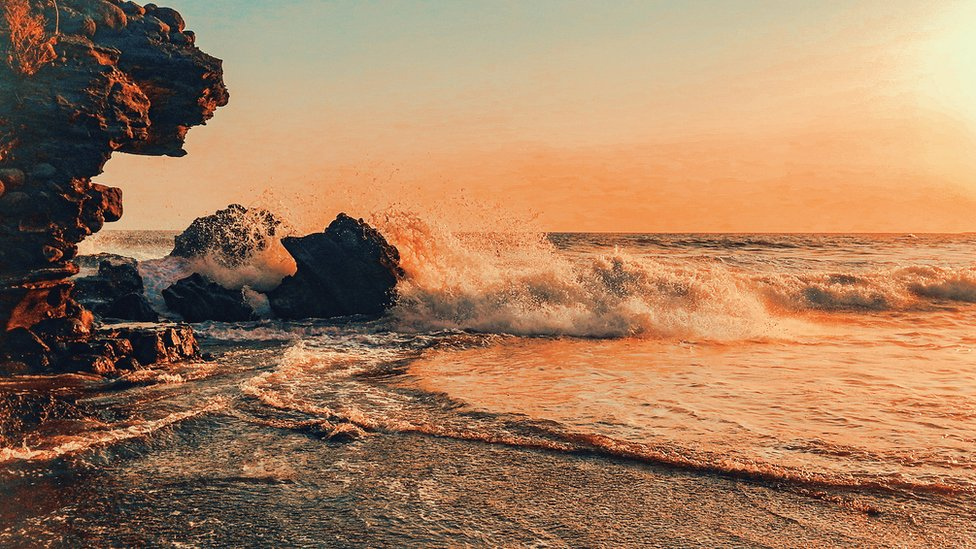
#> input picture IMG/img1.jpg, 976 x 549 px
$ jupyter execute Punto2.ipynb
#> lines starting #> are read from the running program, lines starting #| are printed output that depends on the picture
#> the answer given: IMG
#> the answer given: 1
[cell 1]
import os
import cv2
import numpy as np
import matplotlib.pyplot as plt
from abc import ABC, abstractmethod

[cell 2]
class ImageProcessor(ABC):

    @abstractmethod
    def load_image(self, path):
        pass

    @abstractmethod
    def apply_filter(self):
        pass

    @abstractmethod
    def show_image(self):
        pass

[cell 3]
class GrayScaleFilter(ImageProcessor):

    def __init__(self):
        self.original = None
        self.filtered = None

    def load_image(self, path):
#> called with path = 'IMG/img1.jpg'
        self.original = cv2.imread(path)
#> self.original is the input picture: shape (549, 976, 3); mean B, G, R 93.8, 125.8, 164.6

    def apply_filter(self):
        self.filtered = cv2.cvtColor(self.original, cv2.COLOR_BGR2GRAY)
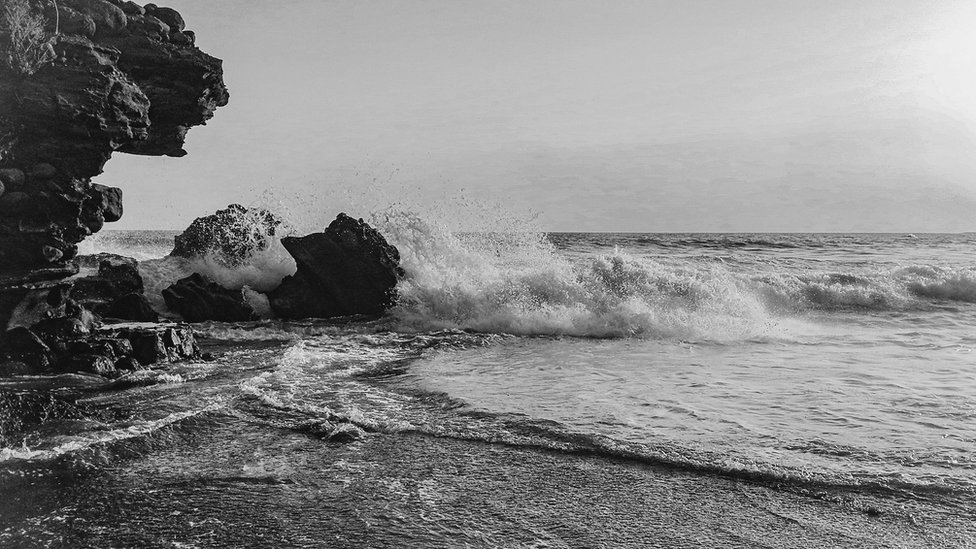
#> self.filtered: shape (549, 976); min 0, max 244, mean 133.7

    def show_image(self):
        plt.figure(figsize=(10, 4))


        plt.subplot(1, 2, 1)
        plt.imshow(cv2.cvtColor(self.original, cv2.COLOR_BGR2RGB))
        plt.title("Original")


        plt.subplot(1, 2, 2)
        plt.imshow(self.filtered, cmap='gray')
        plt.title("Escala de grises")

        plt.show()
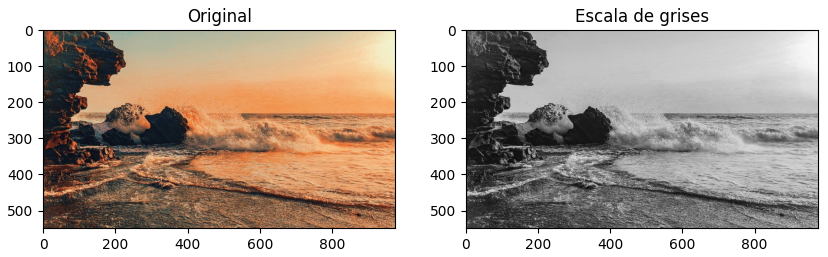
#> figure drawn by matplotlib, 2 panels

[cell 4]
class BlurFilter(ImageProcessor):

    def __init__(self):
        self.original = None
        self.filtered = None

    def load_image(self, path):
        self.original = cv2.imread(path)

    def apply_filter(self):

        self.filtered = cv2.GaussianBlur(self.original, (11, 11), 0)

    def show_image(self):
        plt.figure(figsize=(10, 4))

        plt.subplot(1, 2, 1)
        plt.imshow(cv2.cvtColor(self.original, cv2.COLOR_BGR2RGB))
        plt.title("Original")

        plt.subplot(1, 2, 2)
        plt.imshow(cv2.cvtColor(self.filtered, cv2.COLOR_BGR2RGB))
        plt.title("Desenfoque")

        plt.show()

[cell 5]
def procesar_carpeta(carpeta, filtro, carpeta_salida):
    """
    Recorre carpetas y subcarpetas (recursivamente) y procesa JPG y PNG.
    """
    for item in os.listdir(carpeta):
        ruta = os.path.join(carpeta, item)

        if os.path.isdir(ruta):

            procesar_carpeta(ruta, filtro, carpeta_salida)

        elif item.lower().endswith((".jpg", ".png", ".jpeg")):

            print(f"Procesando: {ruta}")

            filtro.load_image(ruta)
            filtro.apply_filter()
            filtro.show_image()


            nombre_salida = os.path.join(carpeta_salida, f"filtrado_{item}")


            if isinstance(filtro, GrayScaleFilter):
                cv2.imwrite(nombre_salida, filtro.filtered)
            else:
                cv2.imwrite(nombre_salida, filtro.filtered)
#> pass 2 of the loop in procesar_carpeta, `for item in os.listdir(carpeta):`:
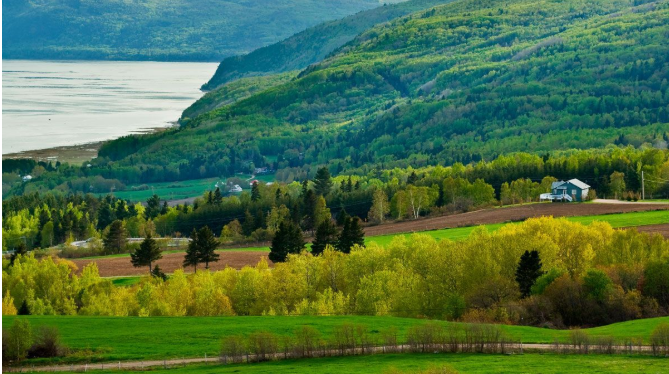
#> input picture IMG/img2.jpg, 669 x 374 px
#> in load_image, self.original is the input picture: shape (374, 669, 3); mean B, G, R 69.5, 109.4, 74.8
#> in apply_filter (call 2), `self.filtered = cv2.cvtColor(self.original, cv2.COLOR_BGR2GRAY)`:
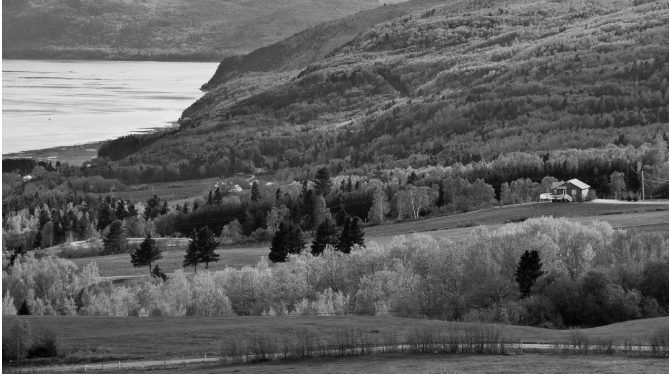
#> self.filtered: shape (374, 669); min 1, max 255, mean 94.5
#> in show_image (call 2), `plt.show()`:
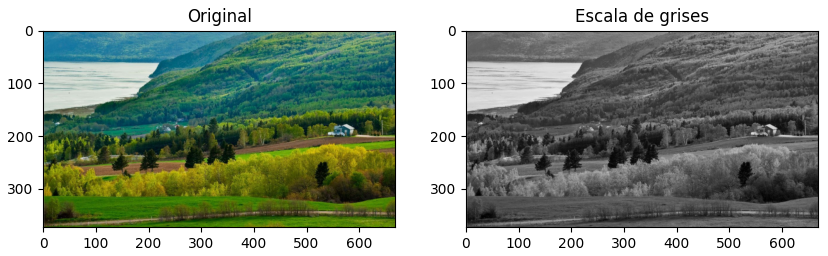
#> figure drawn by matplotlib, 2 panels
